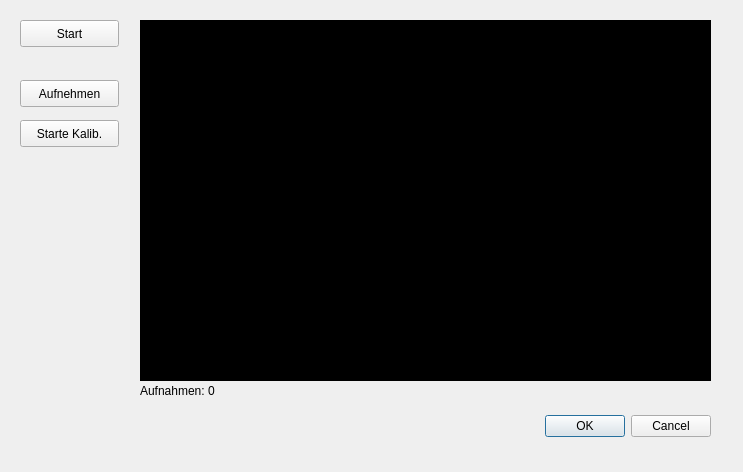
<?xml version="1.0" encoding="UTF-8"?>
<ui version="4.0">
 <class>cameraCalibrationDialog</class>
 <widget class="QDialog" name="cameraCalibrationDialog">
  <property name="geometry">
   <rect>
    <x>0</x>
    <y>0</y>
    <width>743</width>
    <height>472</height>
   </rect>
  </property>
  <property name="windowTitle">
   <string>Dialog</string>
  </property>
  <widget class="QDialogButtonBox" name="buttonBox">
   <property name="geometry">
    <rect>
     <x>370</x>
     <y>410</y>
     <width>341</width>
     <height>32</height>
    </rect>
   </property>
   <property name="orientation">
    <enum>Qt::Horizontal</enum>
   </property>
   <property name="standardButtons">
    <set>QDialogButtonBox::Cancel|QDialogButtonBox::Ok</set>
   </property>
  </widget>
  <widget class="QLabel" name="showCalibLabel">
   <property name="geometry">
    <rect>
     <x>140</x>
     <y>20</y>
     <width>571</width>
     <height>361</height>
    </rect>
   </property>
   <property name="styleSheet">
    <string notr="true">Background-color: #000;</string>
   </property>
   <property name="text">
    <string/>
   </property>
  </widget>
  <widget class="QPushButton" name="buttonStartStream">
   <property name="geometry">
    <rect>
     <x>20</x>
     <y>20</y>
     <width>99</width>
     <height>27</height>
    </rect>
   </property>
   <property name="text">
    <string>Start</string>
   </property>
  </widget>
  <widget class="QPushButton" name="buttonTakePicture">
   <property name="geometry">
    <rect>
     <x>20</x>
     <y>80</y>
     <width>99</width>
     <height>27</height>
    </rect>
   </property>
   <property name="text">
    <string>Aufnehmen</string>
   </property>
  </widget>
  <widget class="QPushButton" name="buttonStartCalib_2">
   <property name="geometry">
    <rect>
     <x>20</x>
     <y>120</y>
     <width>99</width>
     <height>27</height>
    </rect>
   </property>
   <property name="text">
    <string>Starte Kalib.</string>
   </property>
  </widget>
  <widget class="QLabel" name="labelShowPicCnt">
   <property name="geometry">
    <rect>
     <x>140</x>
     <y>380</y>
     <width>131</width>
     <height>21</height>
    </rect>
   </property>
   <property name="text">
    <string>Aufnahmen: 0</string>
   </property>
  </widget>
 </widget>
 <resources/>
 <connections>
  <connection>
   <sender>buttonBox</sender>
   <signal>accepted()</signal>
   <receiver>cameraCalibrationDialog</receiver>
   <slot>accept()</slot>
   <hints>
    <hint type="sourcelabel">
     <x>248</x>
     <y>254</y>
    </hint>
    <hint type="destinationlabel">
     <x>157</x>
     <y>274</y>
    </hint>
   </hints>
  </connection>
  <connection>
   <sender>buttonBox</sender>
   <signal>rejected()</signal>
   <receiver>cameraCalibrationDialog</receiver>
   <slot>reject()</slot>
   <hints>
    <hint type="sourcelabel">
     <x>316</x>
     <y>260</y>
    </hint>
    <hint type="destinationlabel">
     <x>286</x>
     <y>274</y>
    </hint>
   </hints>
  </connection>
 </connections>
</ui>
